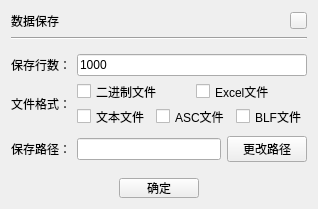
   <widget class="QWidget" name="wgt_dataSave" native="true">
    <property name="enabled">
     <bool>true</bool>
    </property>
    <property name="geometry">
     <rect>
      <x>650</x>
      <y>380</y>
      <width>237</width>
      <height>199</height>
     </rect>
    </property>
    <property name="styleSheet">
     <string notr="true"/>
    </property>
    <layout class="QVBoxLayout" name="verticalLayout_9" stretch="0,0,1,2,1,0,0">
     <property name="spacing">
      <number>6</number>
     </property>
     <item>
      <layout class="QHBoxLayout" name="horizontalLayout_16">
       <item>
        <widget class="QLabel" name="label_36">
         <property name="minimumSize">
          <size>
           <width>75</width>
           <height>0</height>
          </size>
         </property>
         <property name="text">
          <string>数据保存</string>
         </property>
        </widget>
       </item>
       <item>
        <spacer name="horizontalSpacer_14">
         <property name="orientation">
          <enum>Qt::Orientation::Horizontal</enum>
         </property>
         <property name="sizeHint" stdset="0">
          <size>
           <width>40</width>
           <height>20</height>
          </size>
         </property>
        </spacer>
       </item>
       <item>
        <widget class="QPushButton" name="btn_closeDataSave">
         <property name="minimumSize">
          <size>
           <width>17</width>
           <height>17</height>
          </size>
         </property>
         <property name="maximumSize">
          <size>
           <width>17</width>
           <height>17</height>
          </size>
         </property>
         <property name="font">
          <font>
           <bold>true</bold>
          </font>
         </property>
         <property name="styleSheet">
          <string notr="true">border-image: url(:/images/btn_close .png);</string>
         </property>
         <property name="text">
          <string/>
         </property>
        </widget>
       </item>
      </layout>
     </item>
     <item>
      <widget class="Line" name="line_7">
       <property name="orientation">
        <enum>Qt::Orientation::Horizontal</enum>
       </property>
      </widget>
     </item>
     <item>
      <layout class="QHBoxLayout" name="horizontalLayout_17">
       <property name="topMargin">
        <number>8</number>
       </property>
       <item>
        <widget class="QLabel" name="label_37">
         <property name="text">
          <string>保存行数：</string>
         </property>
        </widget>
       </item>
       <item>
        <widget class="QLineEdit" name="lineEdit_saveLine">
         <property name="text">
          <string>1000</string>
         </property>
        </widget>
       </item>
      </layout>
     </item>
     <item>
      <layout class="QGridLayout" name="gridLayout_13">
       <item row="0" column="0" rowspan="2">
        <widget class="QLabel" name="label_38">
         <property name="text">
          <string>文件格式：</string>
         </property>
        </widget>
       </item>
       <item row="0" column="1" colspan="2">
        <widget class="QCheckBox" name="checkBox_bin">
         <property name="minimumSize">
          <size>
           <width>0</width>
           <height>19</height>
          </size>
         </property>
         <property name="text">
          <string>二进制文件</string>
         </property>
        </widget>
       </item>
       <item row="0" column="3" colspan="2">
        <widget class="QCheckBox" name="checkBox_excel">
         <property name="minimumSize">
          <size>
           <width>0</width>
           <height>19</height>
          </size>
         </property>
         <property name="text">
          <string>Excel文件</string>
         </property>
        </widget>
       </item>
       <item row="1" column="1">
        <widget class="QCheckBox" name="checkBox_txt">
         <property name="minimumSize">
          <size>
           <width>0</width>
           <height>19</height>
          </size>
         </property>
         <property name="text">
          <string>文本文件</string>
         </property>
        </widget>
       </item>
       <item row="1" column="2" colspan="2">
        <widget class="QCheckBox" name="checkBox_asc">
         <property name="minimumSize">
          <size>
           <width>0</width>
           <height>19</height>
          </size>
         </property>
         <property name="text">
          <string>ASC文件</string>
         </property>
        </widget>
       </item>
       <item row="1" column="4">
        <widget class="QCheckBox" name="checkBox_blf">
         <property name="minimumSize">
          <size>
           <width>0</width>
           <height>19</height>
          </size>
         </property>
         <property name="text">
          <string>BLF文件</string>
         </property>
        </widget>
       </item>
      </layout>
     </item>
     <item>
      <layout class="QHBoxLayout" name="horizontalLayout_18">
       <property name="topMargin">
        <number>4</number>
       </property>
       <item>
        <widget class="QLabel" name="label_39">
         <property name="text">
          <string>保存路径：</string>
         </property>
        </widget>
       </item>
       <item>
        <widget class="QLineEdit" name="lineEdit_savaPath">
         <property name="readOnly">
          <bool>true</bool>
         </property>
        </widget>
       </item>
       <item>
        <widget class="QPushButton" name="pushButton_22">
         <property name="text">
          <string>更改路径</string>
         </property>
        </widget>
       </item>
      </layout>
     </item>
     <item>
      <layout class="QHBoxLayout" name="horizontalLayout_26">
       <property name="topMargin">
        <number>10</number>
       </property>
       <item>
        <spacer name="horizontalSpacer_15">
         <property name="orientation">
          <enum>Qt::Orientation::Horizontal</enum>
         </property>
         <property name="sizeHint" stdset="0">
          <size>
           <width>40</width>
           <height>20</height>
          </size>
         </property>
        </spacer>
       </item>
       <item>
        <widget class="QPushButton" name="pushButton_23">
         <property name="minimumSize">
          <size>
           <width>50</width>
           <height>20</height>
          </size>
         </property>
         <property name="text">
          <string>确定</string>
         </property>
        </widget>
       </item>
       <item>
        <spacer name="horizontalSpacer_16">
         <property name="orientation">
          <enum>Qt::Orientation::Horizontal</enum>
         </property>
         <property name="sizeHint" stdset="0">
          <size>
           <width>40</width>
           <height>20</height>
          </size>
         </property>
        </spacer>
       </item>
      </layout>
     </item>
     <item>
      <spacer name="verticalSpacer_2">
       <property name="orientation">
        <enum>Qt::Orientation::Vertical</enum>
       </property>
       <property name="sizeHint" stdset="0">
        <size>
         <width>20</width>
         <height>40</height>
        </size>
       </property>
      </spacer>
     </item>
    </layout>
   </widget>
